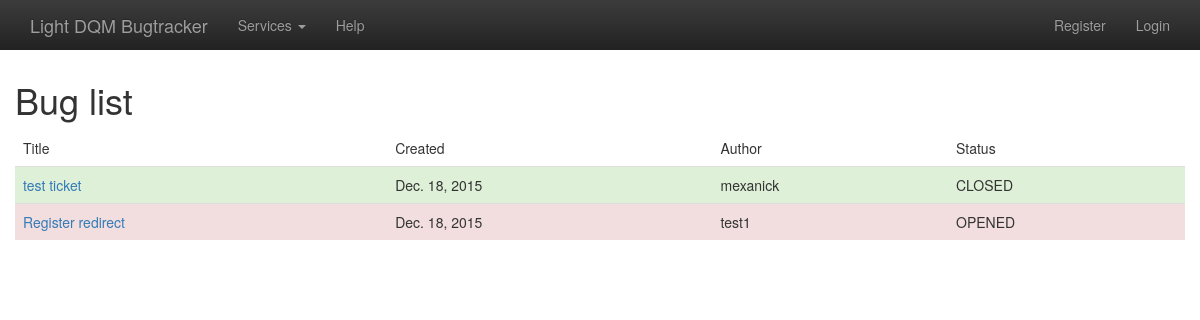
Before: /bugs/ with the older database file.
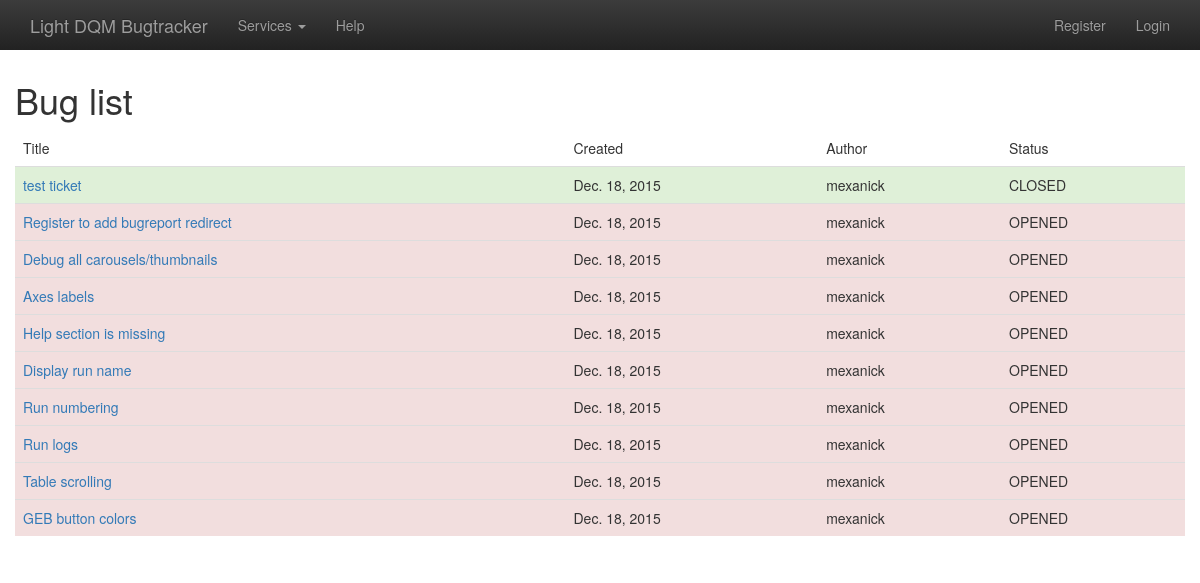
After: the same page with the newer database file.
### bugtracker/models.py (models this page shows, shortened)
class Ticket(models.Model):
    title = models.CharField(max_length=128)
    text = models.TextField()
    created = models.DateTimeField(auto_now=True)
    closed = models.BooleanField(default=False)
    user = models.ForeignKey(User,)

### bugtracker/views.py (the view)
class BugListView(ListView):
    model = Ticket
    template_name = 'list.html'

### bugtracker/templates/list.html (shortened to what this page needs)
{% extends 'base.html' %}
{% block content_block %}
    <h1>Bug list</h1>
    <table class="table">
        <thead>
        <tr>
            <td>Title</td>
            <td>Created</td>
            <td>Author</td>
            <td>Status</td>
        </tr>
        </thead>
        <tbody>
        {% for ticket in object_list %}
        <tr class="{{ ticket.closed|yesno:"success, danger" }}">
            <td><a href="{% url 'detail' ticket.pk %}">{{ ticket.title }}</a></td>
            <td>{{ ticket.created|date }}</td>
            <td>{{ ticket.user }}</td>
            <td>{{ ticket.closed|yesno:"CLOSED, OPENED" }}</td>
        </tr>
        {% empty %}
        <tr>
            <td colspan=4>No tickets yet.</td>
        </tr>
        {% endfor %}
        </tbody>
    </table>
{% endblock %}

### bugtracker/templates/base.html (shortened to what this page needs)
<!DOCTYPE html>
{% load static %}
<html>
<head>
    <link href="{% static "css/bootstrap.min.css" %}" rel="stylesheet">
    <link href="{% static "css/bootstrap-theme.min.css" %}" rel="stylesheet">
    <link href="{% static "css/style.css" %}" rel="stylesheet">
</head>
<body>
    <div class="navbar navbar-inverse navbar-fixed-top" role="navigation">
      <div class="container">
        <div class="navbar-header">
          <a class="navbar-brand" href="{% url 'index' %}">Light DQM Bugtracker</a>
        </div>
        <div class="navbar-collapse collapse">
          <ul class="nav navbar-nav navbar-right">
              {% if user.is_authenticated %}
               <li class="navbar-text">Welcome, {{ user.username }}!</li>
               <li><a href="{% url 'logout' %}">Logout</a></li>
              {% else %}
               <li><a href="{% url 'register' %}">Register</a></li>
               <li><a href="{% url 'login' %}">Login</a></li>
              {% endif %}
          </ul>
          <ul class="nav  navbar-nav navbar-left">
            <li class="dropdown">
              <a href="#" class="dropdown-toggle" data-toggle="dropdown" role="button" aria-haspopup="true" aria-expanded="false">Services <span class="caret"></span></a>
            </li>
            <li>
              <a href="/help/">Help</a>
            </li>
          </ul>
        </div>
      </div>
    </div>
    <div class="container-fluid">
            {% block content_block %}
            {% endblock %}
    </div>
  </body>
</html>

### LightDQM/static/css/style.css (style rules this page uses)
body { padding-top: 60px; }
.navbar-fixed-top { border: 0; }

Changed rows visible on the page:
removed Ticket: title "Register redirect", created "Dec. 18, 2015", user "test1", closed "OPENED"
added Ticket: title "Register to add bugreport redirect", created "Dec. 18, 2015", user "mexanick", closed "OPENED"
added Ticket: title "Debug all carousels/thumbnails", created "Dec. 18, 2015", user "mexanick", closed "OPENED"
added Ticket: title "Axes labels", created "Dec. 18, 2015", user "mexanick", closed "OPENED"
added Ticket: title "Help section is missing", created "Dec. 18, 2015", user "mexanick", closed "OPENED"
added Ticket: title "Display run name", created "Dec. 18, 2015", user "mexanick", closed "OPENED"
added Ticket: title "Run numbering", created "Dec. 18, 2015", user "mexanick", closed "OPENED"
added Ticket: title "Run logs", created "Dec. 18, 2015", user "mexanick", closed "OPENED"
added Ticket: title "Table scrolling", created "Dec. 18, 2015", user "mexanick", closed "OPENED"
added Ticket: title "GEB button colors", created "Dec. 18, 2015", user "mexanick", closed "OPENED"
